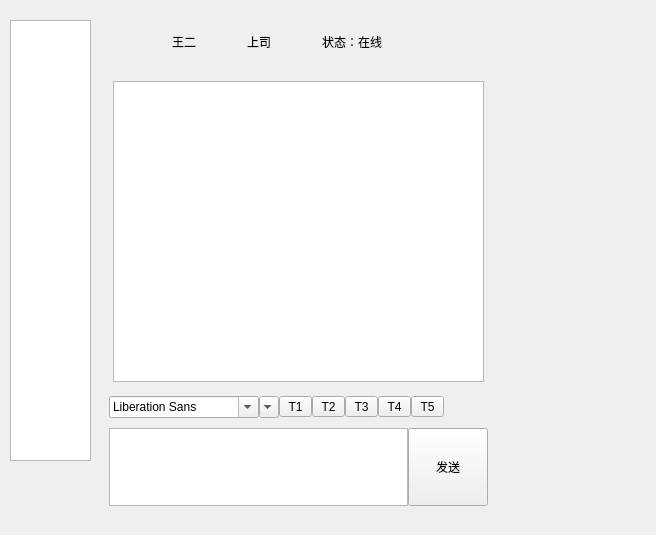
<?xml version="1.0" encoding="UTF-8"?>
<ui version="4.0">
 <class>TalkWindow</class>
 <widget class="QWidget" name="TalkWindow">
  <property name="geometry">
   <rect>
    <x>0</x>
    <y>0</y>
    <width>656</width>
    <height>535</height>
   </rect>
  </property>
  <property name="windowTitle">
   <string>Form</string>
  </property>
  <widget class="QWidget" name="widgetRight_TalkPane" native="true">
   <property name="geometry">
    <rect>
     <x>100</x>
     <y>72</y>
     <width>393</width>
     <height>439</height>
    </rect>
   </property>
   <property name="sizePolicy">
    <sizepolicy hsizetype="Expanding" vsizetype="Preferred">
     <horstretch>0</horstretch>
     <verstretch>0</verstretch>
    </sizepolicy>
   </property>
   <layout class="QVBoxLayout" name="widgetRight">
    <property name="spacing">
     <number>0</number>
    </property>
    <property name="leftMargin">
     <number>4</number>
    </property>
    <property name="rightMargin">
     <number>0</number>
    </property>
    <property name="bottomMargin">
     <number>0</number>
    </property>
    <item>
     <widget class="QWidget" name="widgetTalk" native="true">
      <property name="sizePolicy">
       <sizepolicy hsizetype="Preferred" vsizetype="Preferred">
        <horstretch>0</horstretch>
        <verstretch>0</verstretch>
       </sizepolicy>
      </property>
      <layout class="QGridLayout" name="gridLayout_2">
       <property name="margin">
        <number>0</number>
       </property>
       <property name="spacing">
        <number>0</number>
       </property>
       <item row="0" column="0">
        <widget class="QWidget" name="MessageView" native="true">
         <property name="sizePolicy">
          <sizepolicy hsizetype="Expanding" vsizetype="Expanding">
           <horstretch>0</horstretch>
           <verstretch>0</verstretch>
          </sizepolicy>
         </property>
         <property name="maximumSize">
          <size>
           <width>16777215</width>
           <height>16777215</height>
          </size>
         </property>
         <layout class="QGridLayout" name="gridLayout_6">
          <item row="0" column="0">
           <widget class="QTextEdit" name="textEdit"/>
          </item>
         </layout>
        </widget>
       </item>
      </layout>
     </widget>
    </item>
    <item>
     <widget class="QWidget" name="MyEdit" native="true">
      <property name="sizePolicy">
       <sizepolicy hsizetype="Preferred" vsizetype="MinimumExpanding">
        <horstretch>0</horstretch>
        <verstretch>0</verstretch>
       </sizepolicy>
      </property>
      <property name="maximumSize">
       <size>
        <width>16777215</width>
        <height>120</height>
       </size>
      </property>
      <layout class="QGridLayout" name="gridLayout_3">
       <property name="margin">
        <number>0</number>
       </property>
       <property name="spacing">
        <number>0</number>
       </property>
       <item row="1" column="0">
        <widget class="QWidget" name="MyEditAreaPanel" native="true">
         <layout class="QHBoxLayout" name="MyEditArea">
          <property name="spacing">
           <number>0</number>
          </property>
          <property name="sizeConstraint">
           <enum>QLayout::SetDefaultConstraint</enum>
          </property>
          <property name="margin">
           <number>5</number>
          </property>
          <item>
           <widget class="QTextEdit" name="textEditMessage">
            <property name="sizePolicy">
             <sizepolicy hsizetype="Expanding" vsizetype="Expanding">
              <horstretch>0</horstretch>
              <verstretch>0</verstretch>
             </sizepolicy>
            </property>
            <property name="maximumSize">
             <size>
              <width>16777215</width>
              <height>16777215</height>
             </size>
            </property>
           </widget>
          </item>
          <item>
           <widget class="QPushButton" name="btnSend">
            <property name="sizePolicy">
             <sizepolicy hsizetype="Preferred" vsizetype="MinimumExpanding">
              <horstretch>0</horstretch>
              <verstretch>0</verstretch>
             </sizepolicy>
            </property>
            <property name="maximumSize">
             <size>
              <width>16777215</width>
              <height>16777215</height>
             </size>
            </property>
            <property name="text">
             <string>发送</string>
            </property>
           </widget>
          </item>
         </layout>
        </widget>
       </item>
       <item row="0" column="0">
        <widget class="QWidget" name="MyEditToolsPanel" native="true">
         <layout class="QHBoxLayout" name="MyTextTools">
          <property name="spacing">
           <number>0</number>
          </property>
          <property name="leftMargin">
           <number>5</number>
          </property>
          <property name="topMargin">
           <number>5</number>
          </property>
          <property name="bottomMargin">
           <number>5</number>
          </property>
          <item>
           <widget class="QFontComboBox" name="cbFont">
            <property name="sizePolicy">
             <sizepolicy hsizetype="Expanding" vsizetype="Fixed">
              <horstretch>0</horstretch>
              <verstretch>0</verstretch>
             </sizepolicy>
            </property>
            <property name="maximumSize">
             <size>
              <width>150</width>
              <height>16777215</height>
             </size>
            </property>
           </widget>
          </item>
          <item>
           <widget class="QComboBox" name="cbNum">
            <property name="maximumSize">
             <size>
              <width>20</width>
              <height>16777215</height>
             </size>
            </property>
            <item>
             <property name="text">
              <string>6</string>
             </property>
            </item>
            <item>
             <property name="text">
              <string>7</string>
             </property>
            </item>
            <item>
             <property name="text">
              <string>8</string>
             </property>
            </item>
            <item>
             <property name="text">
              <string>9</string>
             </property>
            </item>
            <item>
             <property name="text">
              <string>10</string>
             </property>
            </item>
           </widget>
          </item>
          <item>
           <widget class="QToolButton" name="toolBtn">
            <property name="sizePolicy">
             <sizepolicy hsizetype="Expanding" vsizetype="Fixed">
              <horstretch>0</horstretch>
              <verstretch>0</verstretch>
             </sizepolicy>
            </property>
            <property name="text">
             <string>T1</string>
            </property>
           </widget>
          </item>
          <item>
           <widget class="QToolButton" name="toolBtn2">
            <property name="sizePolicy">
             <sizepolicy hsizetype="Expanding" vsizetype="Fixed">
              <horstretch>0</horstretch>
              <verstretch>0</verstretch>
             </sizepolicy>
            </property>
            <property name="text">
             <string>T2</string>
            </property>
           </widget>
          </item>
          <item>
           <widget class="QToolButton" name="toolBtn3">
            <property name="sizePolicy">
             <sizepolicy hsizetype="Expanding" vsizetype="Fixed">
              <horstretch>0</horstretch>
              <verstretch>0</verstretch>
             </sizepolicy>
            </property>
            <property name="text">
             <string>T3</string>
            </property>
           </widget>
          </item>
          <item>
           <widget class="QToolButton" name="toolBtn4">
            <property name="sizePolicy">
             <sizepolicy hsizetype="Expanding" vsizetype="Fixed">
              <horstretch>0</horstretch>
              <verstretch>0</verstretch>
             </sizepolicy>
            </property>
            <property name="text">
             <string>T4</string>
            </property>
           </widget>
          </item>
          <item>
           <widget class="QToolButton" name="toolBtn5">
            <property name="sizePolicy">
             <sizepolicy hsizetype="Expanding" vsizetype="Fixed">
              <horstretch>0</horstretch>
              <verstretch>0</verstretch>
             </sizepolicy>
            </property>
            <property name="text">
             <string>T5</string>
            </property>
           </widget>
          </item>
          <item>
           <spacer name="HS11">
            <property name="orientation">
             <enum>Qt::Horizontal</enum>
            </property>
            <property name="sizeHint" stdset="0">
             <size>
              <width>40</width>
              <height>20</height>
             </size>
            </property>
           </spacer>
          </item>
         </layout>
        </widget>
       </item>
      </layout>
     </widget>
    </item>
   </layout>
  </widget>
  <widget class="QTableView" name="tableView">
   <property name="geometry">
    <rect>
     <x>10</x>
     <y>20</y>
     <width>81</width>
     <height>441</height>
    </rect>
   </property>
  </widget>
  <widget class="QWidget" name="widgetYou" native="true">
   <property name="geometry">
    <rect>
     <x>102</x>
     <y>16</y>
     <width>331</width>
     <height>51</height>
    </rect>
   </property>
   <property name="sizePolicy">
    <sizepolicy hsizetype="Preferred" vsizetype="Maximum">
     <horstretch>0</horstretch>
     <verstretch>0</verstretch>
    </sizepolicy>
   </property>
   <layout class="QGridLayout" name="gridLayout">
    <property name="margin">
     <number>0</number>
    </property>
    <property name="spacing">
     <number>0</number>
    </property>
    <item row="0" column="0">
     <layout class="QHBoxLayout" name="YouStatus">
      <property name="spacing">
       <number>0</number>
      </property>
      <property name="sizeConstraint">
       <enum>QLayout::SetMaximumSize</enum>
      </property>
      <item>
       <spacer name="HS5">
        <property name="orientation">
         <enum>Qt::Horizontal</enum>
        </property>
        <property name="sizeType">
         <enum>QSizePolicy::Maximum</enum>
        </property>
        <property name="sizeHint" stdset="0">
         <size>
          <width>20</width>
          <height>20</height>
         </size>
        </property>
       </spacer>
      </item>
      <item>
       <widget class="QLabel" name="label_PeoplePic">
        <property name="sizePolicy">
         <sizepolicy hsizetype="Maximum" vsizetype="Maximum">
          <horstretch>0</horstretch>
          <verstretch>0</verstretch>
         </sizepolicy>
        </property>
        <property name="minimumSize">
         <size>
          <width>50</width>
          <height>50</height>
         </size>
        </property>
        <property name="maximumSize">
         <size>
          <width>50</width>
          <height>50</height>
         </size>
        </property>
        <property name="text">
         <string/>
        </property>
        <property name="pixmap">
         <pixmap>:/resource/image/mianwindows/ui/resource/image/mainwindow/ui/contact_dark.png</pixmap>
        </property>
        <property name="alignment">
         <set>Qt::AlignCenter</set>
        </property>
       </widget>
      </item>
      <item>
       <widget class="QLabel" name="label_name">
        <property name="text">
         <string>王二</string>
        </property>
       </widget>
      </item>
      <item>
       <spacer name="HS1">
        <property name="orientation">
         <enum>Qt::Horizontal</enum>
        </property>
        <property name="sizeHint" stdset="0">
         <size>
          <width>40</width>
          <height>20</height>
         </size>
        </property>
       </spacer>
      </item>
      <item>
       <widget class="QLabel" name="label_Job">
        <property name="text">
         <string>上司</string>
        </property>
       </widget>
      </item>
      <item>
       <spacer name="HS">
        <property name="orientation">
         <enum>Qt::Horizontal</enum>
        </property>
        <property name="sizeHint" stdset="0">
         <size>
          <width>40</width>
          <height>20</height>
         </size>
        </property>
       </spacer>
      </item>
      <item>
       <widget class="QLabel" name="label_PeopleStatus">
        <property name="text">
         <string>状态：在线</string>
        </property>
       </widget>
      </item>
      <item>
       <spacer name="HS4">
        <property name="orientation">
         <enum>Qt::Horizontal</enum>
        </property>
        <property name="sizeHint" stdset="0">
         <size>
          <width>40</width>
          <height>20</height>
         </size>
        </property>
       </spacer>
      </item>
     </layout>
    </item>
   </layout>
  </widget>
 </widget>
 <resources/>
 <connections/>
</ui>
